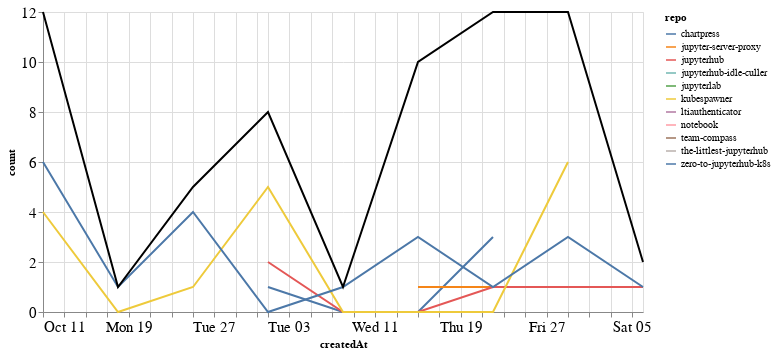

The code cell stored with this chart in its notebook:
### Markdown cell above
## Comments

### Code cell
comments_time = comments.groupby('repo').resample('W', on='createdAt').count()['author'].reset_index()
comments_time = comments_time.rename(columns={'author': 'count'})
comments_time_total = comments_time.groupby('createdAt').agg({"count": "sum"}).reset_index()
ch1 = alt.Chart(comments_time, width=600).mark_line().encode(
    x='createdAt',
    y='count',
    color='repo',
    tooltip="repo"
)

ch2 = alt.Chart(comments_time_total, width=600).mark_line(color="black").encode(
    x='createdAt',
    y='count',
)

ch1 + ch2

### Figure 1 — Vega-Lite specification as saved in the notebook (floating-point values rounded to 4 significant figures)
{"config": {"axisLeft": {"labelFontSize": 15}, "axisBottom": {"labelFontSize": 15}}, "layer": [{"data": {"name": "data-e7b320a89a6aebb6c4e64a187a421362"}, "mark": "line", "encoding": {"color": {"type": "nominal", "field": "repo"}, "tooltip": {"type": "nominal", "field": "repo"}, "x": {"type": "temporal", "field": "createdAt"}, "y": {"type": "quantitative", "field": "count"}}, "width": 600}, {"data": {"name": "data-069244e6d1b78ece4360f395d24f63b8"}, "mark": {"type": "line", "color": "black"}, "encoding": {"x": {"type": "temporal", "field": "createdAt"}, "y": {"type": "quantitative", "field": "count"}}, "width": 600}], "$schema": "https://vega.github.io/schema/vega-lite/v4.8.1.json", "datasets": {"data-e7b320a89a6aebb6c4e64a187a421362": [{"repo": "chartpress", "createdAt": "2020-11-01T00:00:00", "count": 1}, {"repo": "chartpress", "createdAt": "2020-11-08T00:00:00", "count": 0}, {"repo": "chartpress", "createdAt": "2020-11-15T00:00:00", "count": 0}, {"repo": "chartpress", "createdAt": "2020-11-22T00:00:00", "count": 3}, {"repo": "jupyter-server-proxy", "createdAt": "2020-11-15T00:00:00", "count": 1}, {"repo": "jupyter-server-proxy", "createdAt": "2020-11-22T00:00:00", "count": 1}, {"repo": "jupyterhub", "createdAt": "2020-11-01T00:00:00", "count": 2}, {"repo": "jupyterhub", "createdAt": "2020-11-08T00:00:00", "count": 0}, {"repo": "jupyterhub", "createdAt": "2020-11-15T00:00:00", "count": 0}, {"repo": "jupyterhub", "createdAt": "2020-11-22T00:00:00", "count": 1}, {"repo": "jupyterhub", "createdAt": "2020-11-29T00:00:00", "count": 1}, {"repo": "jupyterhub", "createdAt": "2020-12-06T00:00:00", "count": 1}, {"repo": "jupyterhub-idle-culler", "createdAt": "2020-11-15T00:00:00", "count": 3}, {"repo": "jupyterlab", "createdAt": "2020-11-22T00:00:00", "count": 5}, {"repo": "kubespawner", "createdAt": "2020-10-11T00:00:00", "count": 4}, {"repo": "kubespawner", "createdAt": "2020-10-18T00:00:00", "count": 0}, {"repo": "kubespawner", "createdAt": "2020-10-25T00:00:00", "count": 1}, {"repo": "kubespawner", "createdAt": "2020-11-01T00:00:00", "count": 5}, {"repo": "kubespawner", "createdAt": "2020-11-08T00:00:00", "count": 0}, {"repo": "kubespawner", "createdAt": "2020-11-15T00:00:00", "count": 0}, {"repo": "kubespawner", "createdAt": "2020-11-22T00:00:00", "count": 0}, {"repo": "kubespawner", "createdAt": "2020-11-29T00:00:00", "count": 6}, {"repo": "ltiauthenticator", "createdAt": "2020-11-15T00:00:00", "count": 3}, {"repo": "notebook", "createdAt": "2020-11-22T00:00:00", "count": 1}, {"repo": "team-compass", "createdAt": "2020-11-29T00:00:00", "count": 2}, {"repo": "the-littlest-jupyterhub", "createdAt": "2020-10-11T00:00:00", "count": 2}, {"repo": "zero-to-jupyterhub-k8s", "createdAt": "2020-10-11T00:00:00", "count": 6}, {"repo": "zero-to-jupyterhub-k8s", "createdAt": "2020-10-18T00:00:00", "count": 1}, {"repo": "zero-to-jupyterhub-k8s", "createdAt": "2020-10-25T00:00:00", "count": 4}, {"repo": "zero-to-jupyterhub-k8s", "createdAt": "2020-11-01T00:00:00", "count": 0}, {"repo": "zero-to-jupyterhub-k8s", "createdAt": "2020-11-08T00:00:00", "count": 1}, {"repo": "zero-to-jupyterhub-k8s", "createdAt": "2020-11-15T00:00:00", "count": 3}, {"repo": "zero-to-jupyterhub-k8s", "createdAt": "2020-11-22T00:00:00", "count": 1}, {"repo": "zero-to-jupyterhub-k8s", "createdAt": "2020-11-29T00:00:00", "count": 3}, {"repo": "zero-to-jupyterhub-k8s", "createdAt": "2020-12-06T00:00:00", "count": 1}], "data-069244e6d1b78ece4360f395d24f63b8": [{"createdAt": "2020-10-11T00:00:00", "count": 12}, {"createdAt": "2020-10-18T00:00:00", "count": 1}, {"createdAt": "2020-10-25T00:00:00", "count": 5}, {"createdAt": "2020-11-01T00:00:00", "count": 8}, {"createdAt": "2020-11-08T00:00:00", "count": 1}, {"createdAt": "2020-11-15T00:00:00", "count": 10}, {"createdAt": "2020-11-22T00:00:00", "count": 12}, {"createdAt": "2020-11-29T00:00:00", "count": 12}, {"createdAt": "2020-12-06T00:00:00", "count": 2}]}}
